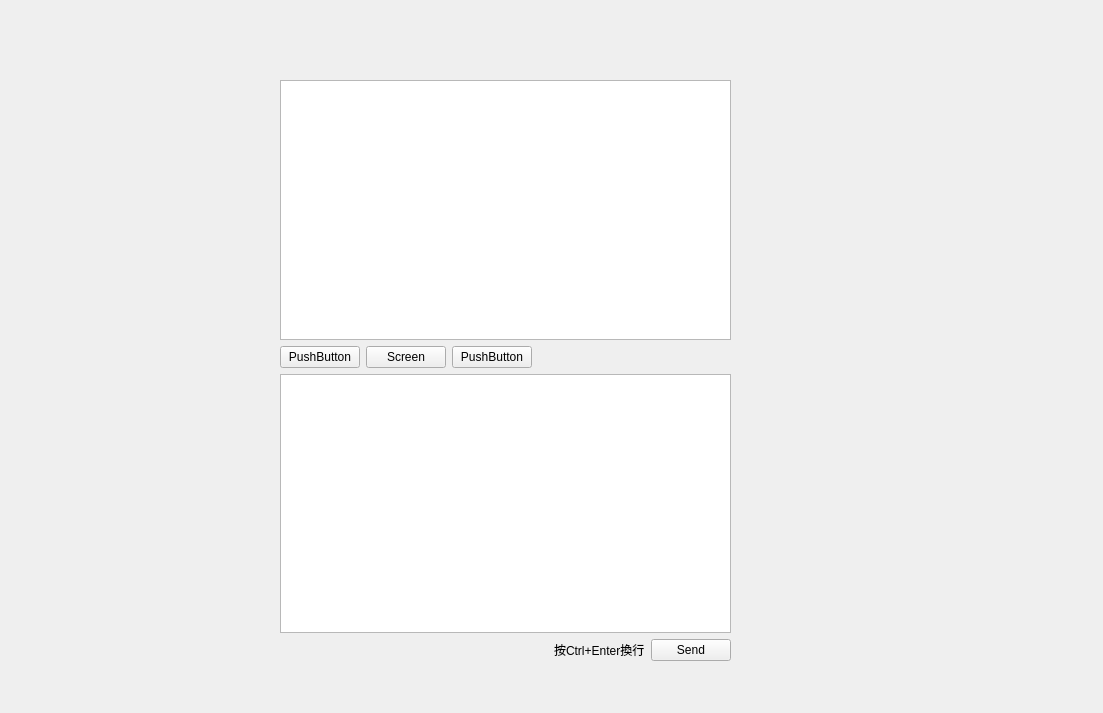
<?xml version="1.0" encoding="UTF-8"?>
<ui version="4.0">
 <class>Form</class>
 <widget class="QWidget" name="Form">
  <property name="geometry">
   <rect>
    <x>0</x>
    <y>0</y>
    <width>1103</width>
    <height>713</height>
   </rect>
  </property>
  <property name="windowTitle">
   <string>Form</string>
  </property>
  <widget class="QWidget" name="widget" native="true">
   <property name="geometry">
    <rect>
     <x>160</x>
     <y>50</y>
     <width>611</width>
     <height>611</height>
    </rect>
   </property>
   <widget class="QWidget" name="layoutWidget">
    <property name="geometry">
     <rect>
      <x>120</x>
      <y>30</y>
      <width>451</width>
      <height>581</height>
     </rect>
    </property>
    <layout class="QVBoxLayout" name="right_2" stretch="0,0,0,0">
     <item>
      <widget class="QTextEdit" name="messages_2">
       <property name="readOnly">
        <bool>true</bool>
       </property>
      </widget>
     </item>
     <item>
      <layout class="QHBoxLayout" name="horizontalLayout_6">
       <item>
        <widget class="QPushButton" name="pushButton_4">
         <property name="text">
          <string>PushButton</string>
         </property>
        </widget>
       </item>
       <item>
        <widget class="QPushButton" name="pushButton_5">
         <property name="text">
          <string>Screen</string>
         </property>
        </widget>
       </item>
       <item>
        <widget class="QPushButton" name="pushButton_7">
         <property name="text">
          <string>PushButton</string>
         </property>
        </widget>
       </item>
       <item>
        <spacer name="horizontalSpacer_3">
         <property name="orientation">
          <enum>Qt::Horizontal</enum>
         </property>
         <property name="sizeHint" stdset="0">
          <size>
           <width>40</width>
           <height>20</height>
          </size>
         </property>
        </spacer>
       </item>
      </layout>
     </item>
     <item>
      <widget class="QTextEdit" name="draft_messages_2">
       <property name="baseSize">
        <size>
         <width>0</width>
         <height>7</height>
        </size>
       </property>
      </widget>
     </item>
     <item>
      <layout class="QHBoxLayout" name="horizontalLayout_7">
       <item>
        <spacer name="horizontalSpacer_4">
         <property name="orientation">
          <enum>Qt::Horizontal</enum>
         </property>
         <property name="sizeHint" stdset="0">
          <size>
           <width>40</width>
           <height>20</height>
          </size>
         </property>
        </spacer>
       </item>
       <item>
        <widget class="QLabel" name="label_3">
         <property name="text">
          <string>按Ctrl+Enter換行</string>
         </property>
        </widget>
       </item>
       <item>
        <widget class="QPushButton" name="send_button_2">
         <property name="text">
          <string>Send</string>
         </property>
        </widget>
       </item>
      </layout>
     </item>
    </layout>
   </widget>
   <zorder>layoutWidget</zorder>
   <zorder>draft_messages_2</zorder>
   <zorder>layoutWidget</zorder>
  </widget>
 </widget>
 <resources/>
 <connections/>
</ui>
